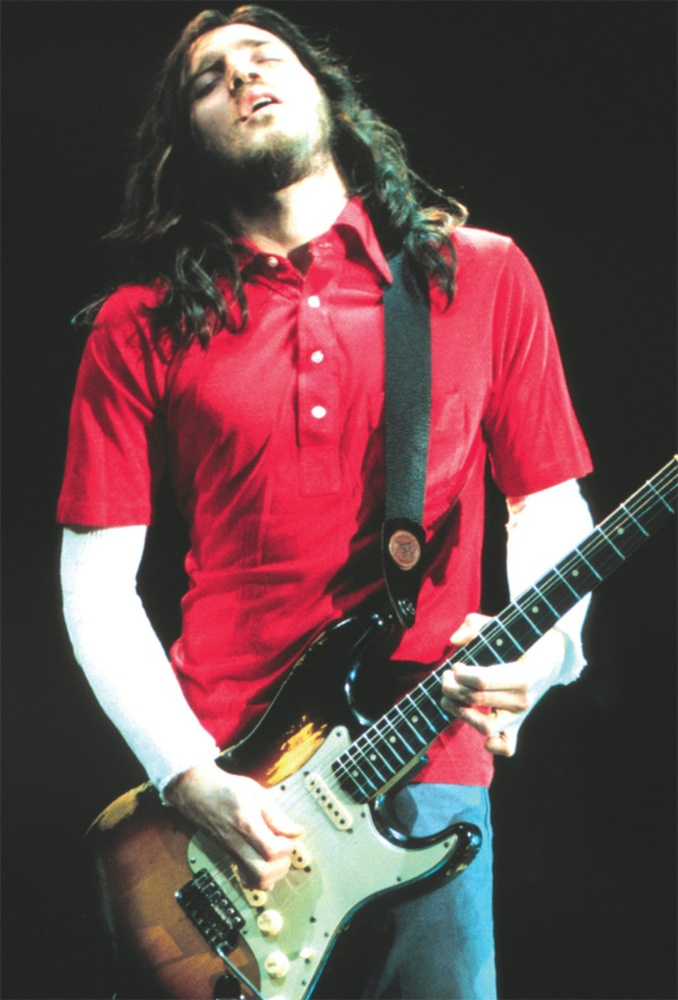
#> input picture john1.jpg, 678 x 1000 px, shrunk from 813 x 1200 before the run
$ python translation.py
#> lines starting #> are read from the running program, lines starting #| are printed output that depends on the picture
import numpy as np
import argparse
import imutils
import cv2

##ap = argparse.ArgumentParser()
##ap.add_argument("-i", "--image", required = True,
##	help = "path to the image")
##args = vars(ap.parse_args())

image = cv2.imread("john1.jpg") #use always the same image in folder
#> image is the input picture: shape (1000, 678, 3); mean B, G, R 77.2, 75.8, 105
cv2.imshow("Orginal", image)

M = np.float32([[1, 0, 25], [0, 1, 50]])
shifted = cv2.warpAffine(image, M, (image.shape[1], image.shape[0]))
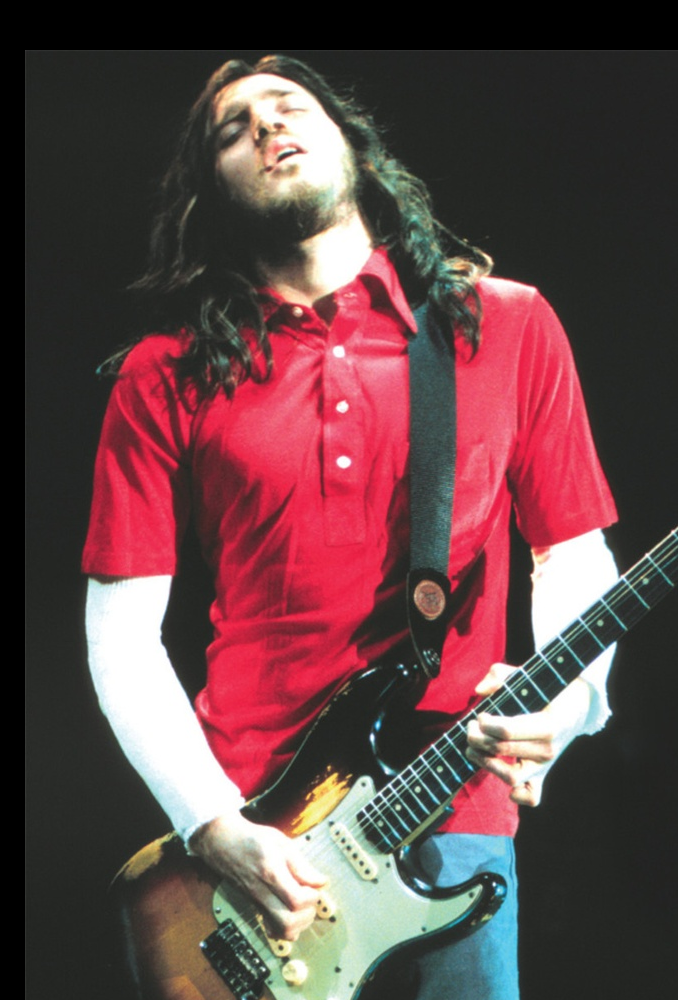
#> shifted: shape (1000, 678, 3); mean B, G, R 72.5, 70.8, 100.4
cv2.imshow("Shifted Down and Right", shifted)
cv2.waitKey(0)

M = np.float32([[1, 0, -50], [0, 1, -90]])
shifted = cv2.warpAffine(image, M, (image.shape[1], image.shape[0]))
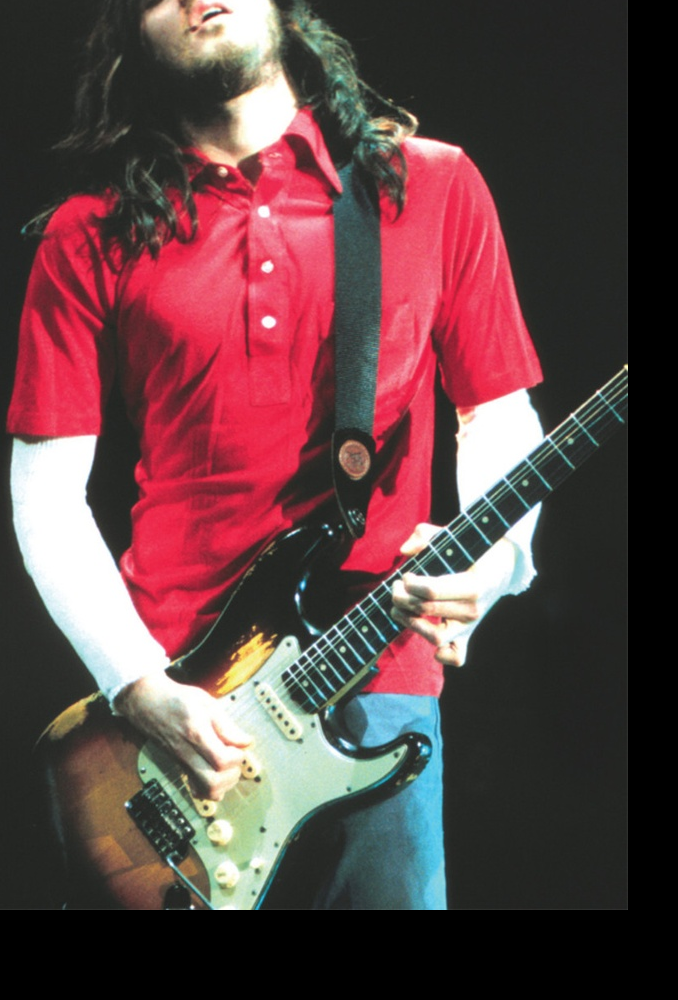
#> shifted: shape (1000, 678, 3); mean B, G, R 69.8, 67.9, 97.2
cv2.imshow("Shifted Up and Left", shifted)
cv2.waitKey(0)

shifted = imutils.translate(image, 0, 100)
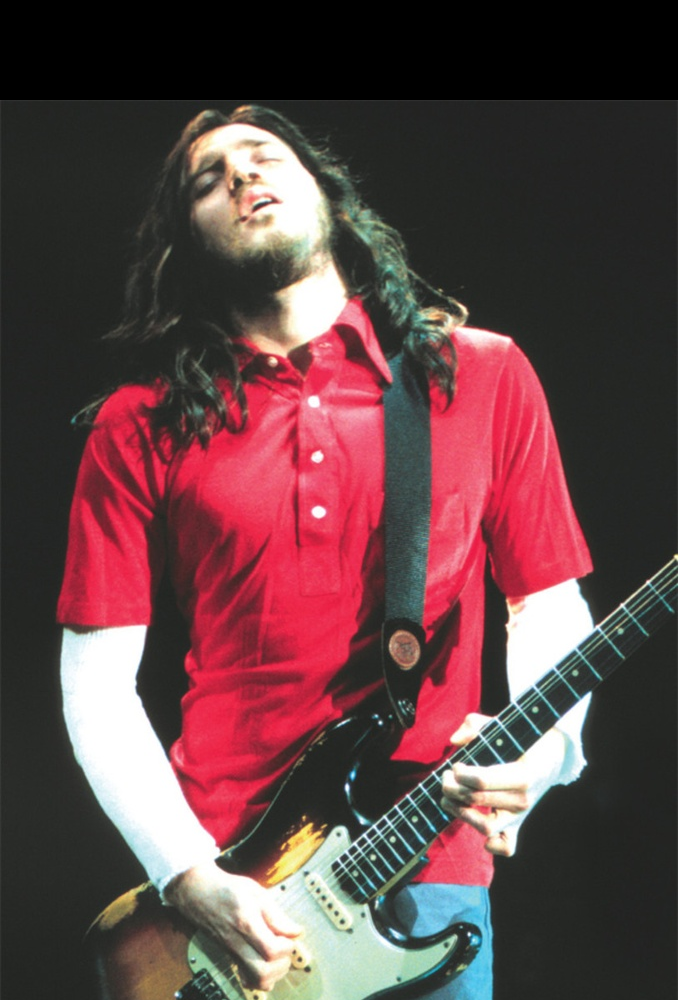
#> shifted: shape (1000, 678, 3); mean B, G, R 70, 67.9, 98.1
cv2.imshow("Shifted Down!", shifted)
cv2.waitKey(0)
